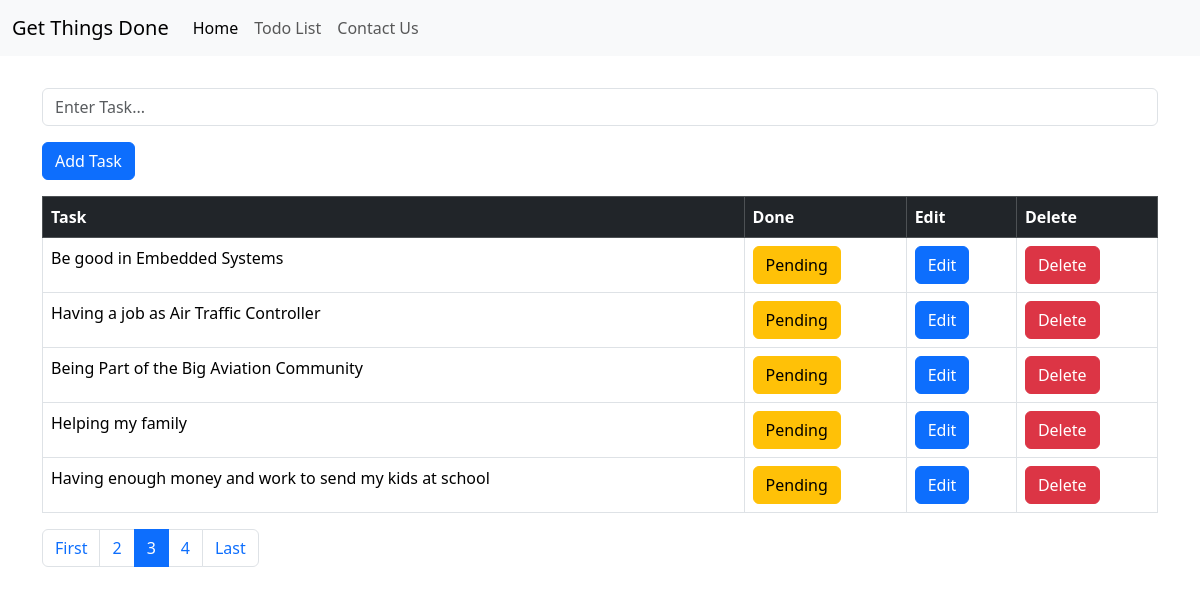
The page /todolist/?page=3 on the database its author committed.
### todolist_app/models.py (models this page shows, shortened)
class TodoList(models.Model):
    tasks=models.CharField(max_length=250)
    done=models.BooleanField("Done",default=False)

### todolist_app/views.py (the view)
# urls.py: path('',views.home,name='home'),
def home(request):
    if request.method == 'POST':
        form=TaskForm(request.POST or None)
        if form.is_valid():
            form.save()
            messages.success(request, 'Task added successfully')
        return redirect('home-todo')
    else:
        alltasks=TodoList.objects.all()
        paginator = Paginator(alltasks, 5)
        page_number = request.GET.get('page',1)
        alltasks=paginator.get_page(page_number)
        context={
            'alltasks':alltasks,
            'edit':False
        }
        return render(request,'todolist_app/home.html',context)

### todolist_app/templates/todolist_app/home.html (shortened to what this page needs)
{% extends "todolist_app/base.html" %}
{% block content %}
<div class="container">
  {% if edit %}
      <form style="margin-top:2rem;" method="POST">
        <div class="mb-3">
          {% csrf_token %}
          <input type="text" class="form-control" name="tasks" id="task-edit" placeholder="{{ task_object.tasks}}" value={{ task_object.tasks}} >
          <input type="hidden" class="form-control" name="done" value={{ task_object.done}} >
        </div>
        <button type="submit" class="btn btn-primary">Update Task</button>
    </form>
    {% else %}
      <form style="margin-top:2rem;" method="POST">
        <div class="mb-3">
          <input type="text" class="form-control" name="tasks" id="task" placeholder="Enter Task..." >
        </div>
        <button type="submit" class="btn btn-primary">Add Task</button>
      </form>
    {% endif %}
    <table style="margin-top:1rem;" class="table table-bordered">
        <thead class="table-dark">
          <tr>
            <th scope="col">Task</th>
            <th scope="col">Done</th>
            <th scope="col">Edit</th>
            <th scope="col">Delete</th>
          </tr>
        </thead>
        <tbody>
        {% if alltasks %}
            {% for task in alltasks  %}
                {% if task.done %}
                    <tr class="table-active">
                        {% comment %} <th scope="row"></th> {% endcomment %}
                        <td>{{ task.tasks }}</td>
                        <td><a href="{% url 'pending_task' task.id%}"><button type="button" class="btn btn-warning" style="background-color:#FFFF12">Completed</button></a></td>
                        <td><a href="{% url 'edit_task' task.id %}"><button type="button" class="btn btn-primary">Edit</button></a></td>
                        <td><a href="{% url 'delete_task' task.id %}"><button type="button" class="btn btn-danger">Delete</button></a></td>
                    </tr>
                {% else %}
                    <tr>
                        <td>{{ task.tasks }}</td>
                        <td><a href="{% url 'complete_task' task.id%}"><button type="button" class="btn btn-warning">Pending</button></a></td>
                        <td><a href="{% url 'edit_task' task.id %}"><button type="button" class="btn btn-primary">Edit</button> </a></td>
                        <td><a href="{% url 'delete_task' task.id %}"><button type="button" class="btn btn-danger">Delete</button></a></td>
                    </tr>
                {% endif %}
            {% endfor %}
          {% endif %}
        </tbody>
    </table>
    <nav aria-label="...">
      <ul class="pagination">
        <li class="page-item">
          <a class="page-link" href="?page=1">First</a>
        </li>
        {% if alltasks.has_previous %}
          <li class="page-item">
            <a class="page-link" href="?page={{alltasks.previous_page_number}}">{{ alltasks.previous_page_number }}</a>
          </li>
        {% endif %}
        <li class="page-item active" aria-current="page">
          <a class="page-link" href="?page={{alltasks.number}}">{{ alltasks.number}}</a>
        </li>
        {% if alltasks.has_next %}
          <li class="page-item">
            <a class="page-link" href="?page={{alltasks.next_page_number}}">{{ alltasks.next_page_number }}</a>
          </li>
        {% endif %}
        <li class="page-item">
          <a class="page-link" href="?page={{alltasks.paginator.num_pages}}">Last</a>
        </li>
      </ul>
    </nav>
</div>
{% endblock content %}

### rows shown on the page
TodoList: tasks "Be good in Embedded Systems"
TodoList: tasks "Having a job as Air Traffic Controller"
TodoList: tasks "Being Part of the Big Aviation Community"
TodoList: tasks "Helping my family"
TodoList: tasks "Having enough money and work to send my kids at school"

### other values the page prints
{{ alltasks.previous_page_number }} "2"
{{ alltasks.number }} "3"
{{ alltasks.next_page_number }} "4"
